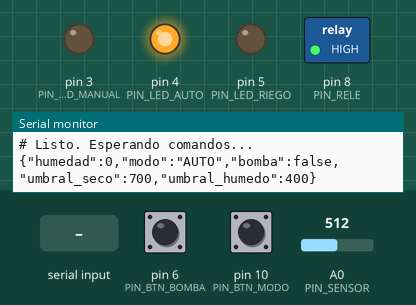
Simulated run of this sketch. Board: Arduino Uno, built with avr-gcc and run on an emulated ATmega328P. Shown: switched loads named in the sketch (green lamp = pin HIGH), output pins drawn as LEDs (lit = HIGH), the last lines printed to the serial monitor. Dashed ring = blinking. The inputs (shaded band) are chosen by the test bench; at power-on: pin 10 (PIN_BTN_MODO) HIGH, pin 6 (PIN_BTN_BOMBA) HIGH, A0 (PIN_SENSOR) = 512.

Above: at 1.3 s.
1.4 s: pin 10 (PIN_BTN_MODO) pulled LOW for 1 s
At 2.8 s:
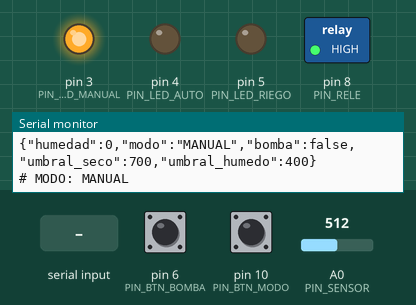
3.9 s: pin 6 (PIN_BTN_BOMBA) pulled LOW for 3.2 s
At 4.4 s:
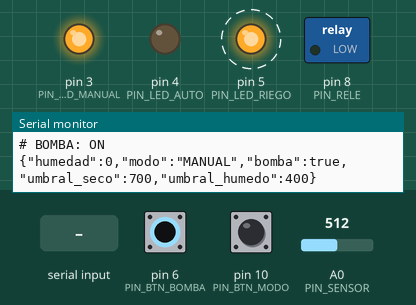
10.1 s: "MODO_AUTO\n" received over Serial
At 10.9 s:
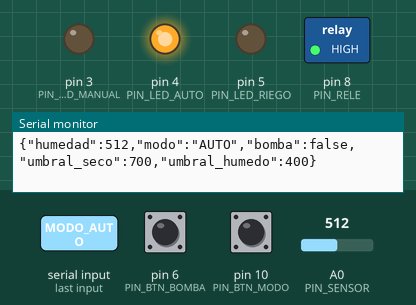
11.6 s: A0 (PIN_SENSOR) set to 691
16.2 s: A0 (PIN_SENSOR) set to 713
At 21.0 s:
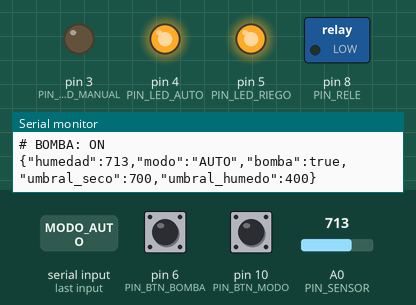
Timing chart, 0 to 22.5 s (numbered marks = the images above; inputs shaded):
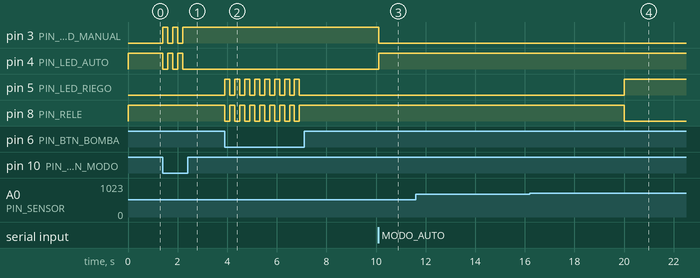

The sketch:

riego_sistema.ino
```cpp
/*
 * ============================================================
 *  Sistema de Riego Inteligente Automatizado v4.0

 *  Autor   : Hugo Herrera

 *  Fecha     : Diciembre 2025

 * ============================================================
 *
 *  Hardware:
 *    A0  → Sensor de humedad YL-69
 *    D8  → Módulo Relé  (bomba de agua)
 *    D4  → LED Verde    (modo AUTO activo)
 *    D3  → LED Rojo     (modo MANUAL activo)
 *    D5  → LED Amarillo (bomba encendida)
 *    D10 → Botón Modo   (alterna AUTO/MANUAL)
 *    D6  → Botón Bomba  (activa/desactiva bomba en modo MANUAL)
 *
 *  Protocolo serial: 9600 baudios, 8N1
 *  Comandos recibidos:
 *    GET_JSON        → responde con JSON de estado completo
 *    MODO_AUTO       → activa modo automático
 *    MODO_MANUAL     → activa modo manual
 *    BOMBA_ON        → enciende bomba (solo MANUAL)
 *    BOMBA_OFF       → apaga bomba
 *    SET_SECO:<val>  → cambia umbral seco  (ej: SET_SECO:700)
 *    SET_HUMEDO:<val>→ cambia umbral húmedo (ej: SET_HUMEDO:400)
 * ============================================================
 */

// ── Pines ────────────────────────────────────────────────────
const int PIN_SENSOR    = A0;
const int PIN_RELE      = 8;
const int PIN_LED_AUTO  = 4;
const int PIN_LED_MANUAL= 3;
const int PIN_LED_RIEGO = 5;
const int PIN_BTN_MODO  = 10;
const int PIN_BTN_BOMBA = 6;

// ── Constantes del sistema ───────────────────────────────────
const unsigned long INTERVALO_LECTURA   = 5000;  // ms entre lecturas
const unsigned long DEBOUNCE_DELAY      = 200;   // ms debounce botones
const int           BUFFER_SERIAL       = 64;    // bytes buffer serial

// ── Variables de estado globales ─────────────────────────────
int  humedad          = 0;
bool modoAuto         = true;
bool bombaActiva      = false;
int  umbralSeco       = 700;   // > umbralSeco  → suelo seco  → activar riego
int  umbralHumedo     = 400;   // < umbralHumedo→ suelo húmedo → detener riego

// ── Control de tiempo ────────────────────────────────────────
unsigned long ultimaLectura     = 0;
unsigned long ultimoDebounceM   = 0;  // botón modo
unsigned long ultimoDebouncaB   = 0;  // botón bomba

// ── Buffer de comandos serial ─────────────────────────────────
char   bufferCmd[BUFFER_SERIAL];
int    idxBuffer = 0;

// ─────────────────────────────────────────────────────────────
//  SETUP
// ─────────────────────────────────────────────────────────────
void setup() {
  Serial.begin(9600);

  // Configurar pines
  pinMode(PIN_RELE,       OUTPUT);
  pinMode(PIN_LED_AUTO,   OUTPUT);
  pinMode(PIN_LED_MANUAL, OUTPUT);
  pinMode(PIN_LED_RIEGO,  OUTPUT);
  pinMode(PIN_BTN_MODO,   INPUT_PULLUP);
  pinMode(PIN_BTN_BOMBA,  INPUT_PULLUP);

  // Estado inicial: todo apagado
  apagarBomba();
  actualizarLEDs();

  // Mensaje de arranque por serial
  Serial.println(F("# Sistema Riego v4.0 - DUOC UC - Hugo Herrera, Brandon Varas"));
  Serial.println(F("# Listo. Esperando comandos..."));
  enviarJSON();  // enviar estado inicial
}

// ─────────────────────────────────────────────────────────────
//  LOOP PRINCIPAL
// ─────────────────────────────────────────────────────────────
void loop() {
  leerComandosSerial();
  leerBotones();

  // Lectura periódica del sensor
  unsigned long ahora = millis();
  if (ahora - ultimaLectura >= INTERVALO_LECTURA) {
    ultimaLectura = ahora;
    int lecturaAnterior = humedad;
    humedad = analogRead(PIN_SENSOR);

    if (modoAuto) {
      controlAuto();
    }

    // Solo enviar JSON si cambió el estado (ahorra tráfico serial)
    if (abs(humedad - lecturaAnterior) > 5 || bombaActiva != (digitalRead(PIN_RELE) == LOW)) {
      enviarJSON();
    }
  }
}

// ─────────────────────────────────────────────────────────────
//  LÓGICA DE CONTROL
// ─────────────────────────────────────────────────────────────

/**
 * Control automático: activa/desactiva bomba según umbrales.
 * Usa histéresis para evitar conmutaciones rápidas.
 */
void controlAuto() {
  if (humedad > umbralSeco && !bombaActiva) {
    encenderBomba();
  } else if (humedad < umbralHumedo && bombaActiva) {
    apagarBomba();
  }
}

void controlManual() {
  // En modo manual, la bomba solo responde a comandos o al botón físico.
  // Esta función existe para posibles extensiones futuras.
}

void encenderBomba() {
  bombaActiva = true;
  digitalWrite(PIN_RELE, LOW);   // Relé activo en LOW (lógica inversa)
  digitalWrite(PIN_LED_RIEGO, HIGH);
  Serial.println(F("# BOMBA: ON"));
}

void apagarBomba() {
  bombaActiva = false;
  digitalWrite(PIN_RELE, HIGH);  // Relé inactivo en HIGH
  digitalWrite(PIN_LED_RIEGO, LOW);
  Serial.println(F("# BOMBA: OFF"));
}

// ─────────────────────────────────────────────────────────────
//  BOTONES FÍSICOS
// ─────────────────────────────────────────────────────────────
void leerBotones() {
  unsigned long ahora = millis();

  // Botón Modo: alterna AUTO ↔ MANUAL
  if (digitalRead(PIN_BTN_MODO) == LOW && (ahora - ultimoDebounceM) > DEBOUNCE_DELAY) {
    ultimoDebounceM = ahora;
    modoAuto = !modoAuto;
    if (!modoAuto) apagarBomba();  // al entrar a MANUAL, apagar bomba por seguridad
    actualizarLEDs();
    enviarJSON();
    Serial.print(F("# MODO: "));
    Serial.println(modoAuto ? F("AUTO") : F("MANUAL"));
  }

  // Botón Bomba: solo funciona en modo MANUAL
  if (!modoAuto && digitalRead(PIN_BTN_BOMBA) == LOW && (ahora - ultimoDebouncaB) > DEBOUNCE_DELAY) {
    ultimoDebouncaB = ahora;
    if (bombaActiva) {
      apagarBomba();
    } else {
      encenderBomba();
    }
    enviarJSON();
  }
}

// ─────────────────────────────────────────────────────────────
//  COMUNICACIÓN SERIAL
// ─────────────────────────────────────────────────────────────

/**
 * Leer comandos del serial byte a byte hasta '\n'.
 * Comando completo → procesarComando().
 */
void leerComandosSerial() {
  while (Serial.available() > 0) {
    char c = (char)Serial.read();
    if (c == '\n') {
      bufferCmd[idxBuffer] = '\0';
      procesarComando(bufferCmd);
      idxBuffer = 0;
    } else if (idxBuffer < BUFFER_SERIAL - 1) {
      bufferCmd[idxBuffer++] = c;
    }
  }
}

void procesarComando(const char* cmd) {
  if (strcmp(cmd, "GET_JSON") == 0) {
    enviarJSON();

  } else if (strcmp(cmd, "MODO_AUTO") == 0) {
    modoAuto = true;
    actualizarLEDs();
    enviarJSON();

  } else if (strcmp(cmd, "MODO_MANUAL") == 0) {
    modoAuto = false;
    apagarBomba();
    actualizarLEDs();
    enviarJSON();

  } else if (strcmp(cmd, "BOMBA_ON") == 0) {
    if (!modoAuto) { encenderBomba(); enviarJSON(); }
    else Serial.println(F("# ERROR: BOMBA_ON solo en modo MANUAL"));

  } else if (strcmp(cmd, "BOMBA_OFF") == 0) {
    apagarBomba();
    enviarJSON();

  } else if (strncmp(cmd, "SET_SECO:", 9) == 0) {
    int valor = atoi(cmd + 9);
    if (valor >= 300 && valor <= 1023) {
      umbralSeco = valor;
      Serial.print(F("# UMBRAL_SECO: ")); Serial.println(umbralSeco);
      enviarJSON();
    } else {
      Serial.println(F("# ERROR: Umbral seco fuera de rango (300-1023)"));
    }

  } else if (strncmp(cmd, "SET_HUMEDO:", 11) == 0) {
    int valor = atoi(cmd + 11);
    if (valor >= 0 && valor <= 700) {
      umbralHumedo = valor;
      Serial.print(F("# UMBRAL_HUMEDO: ")); Serial.println(umbralHumedo);
      enviarJSON();
    } else {
      Serial.println(F("# ERROR: Umbral húmedo fuera de rango (0-700)"));
    }

  } else {
    Serial.print(F("# ERROR: Comando desconocido: "));
    Serial.println(cmd);
  }
}

/**
 * Enviar estado completo del sistema en formato JSON por serial.
 * Formato: {"humedad":650,"modo":"AUTO","bomba":false,"umbral_seco":700,"umbral_humedo":400}
 */
void enviarJSON() {
  Serial.print(F("{\"humedad\":"));
  Serial.print(humedad);
  Serial.print(F(",\"modo\":\""));
  Serial.print(modoAuto ? F("AUTO") : F("MANUAL"));
  Serial.print(F("\",\"bomba\":"));
  Serial.print(bombaActiva ? F("true") : F("false"));
  Serial.print(F(",\"umbral_seco\":"));
  Serial.print(umbralSeco);
  Serial.print(F(",\"umbral_humedo\":"));
  Serial.print(umbralHumedo);
  Serial.println(F("}"));
}

// ─────────────────────────────────────────────────────────────
//  INDICADORES LED
// ─────────────────────────────────────────────────────────────
void actualizarLEDs() {
  digitalWrite(PIN_LED_AUTO,   modoAuto  ? HIGH : LOW);
  digitalWrite(PIN_LED_MANUAL, !modoAuto ? HIGH : LOW);
  // LED riego (amarillo) lo gestiona encenderBomba/apagarBomba
}
```

Measured:
- the behaviour switches between 700 and 701 on A0 (PIN_SENSOR) (found by bisection; images 3 and 4)
- after the input at 1.4 s, pin 3 (PIN_LED_MANUAL): alternates HIGH for 0.20 s and LOW for 0.20 s, 5 changes in all, then stays HIGH, starting at once; pin 4 (PIN_LED_AUTO): alternates HIGH for 0.20 s and LOW for 0.20 s, 5 changes in all, then stays LOW, starting at once
- after the input at 3.9 s, pin 5 (PIN_LED_RIEGO): alternates HIGH for 0.20 s and LOW for 0.20 s, 16 changes in all, then stays LOW, starting at once; pin 8 (PIN_RELE): alternates HIGH for 0.20 s and LOW for 0.20 s, 16 changes in all, then stays HIGH, starting at once
- after the input at 10.1 s, pin 3 (PIN_LED_MANUAL): HIGH → LOW at once; pin 4 (PIN_LED_AUTO): LOW → HIGH at once
- after the input at 16.2 s, pin 5 (PIN_LED_RIEGO): LOW → HIGH after 3.8 s; pin 8 (PIN_RELE): HIGH → LOW after 3.8 s
